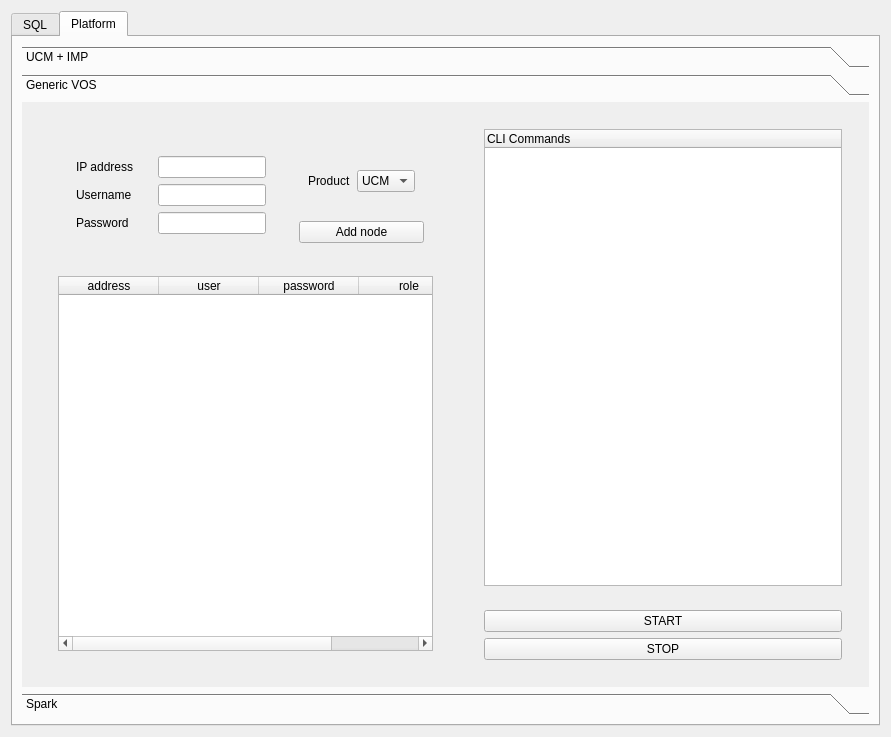
<?xml version="1.0" encoding="UTF-8"?>
<ui version="4.0">
 <class>Gnosis</class>
 <widget class="QDialog" name="Gnosis">
  <property name="geometry">
   <rect>
    <x>0</x>
    <y>0</y>
    <width>891</width>
    <height>737</height>
   </rect>
  </property>
  <property name="windowTitle">
   <string>Gnosis</string>
  </property>
  <property name="inputMethodHints">
   <set>Qt::ImhSensitiveData</set>
  </property>
  <layout class="QHBoxLayout" name="horizontalLayout_9">
   <item>
    <widget class="QTabWidget" name="globalwidget">
     <property name="maximumSize">
      <size>
       <width>16777215</width>
       <height>16777215</height>
      </size>
     </property>
     <property name="toolTip">
      <string/>
     </property>
     <property name="inputMethodHints">
      <set>Qt::ImhSensitiveData</set>
     </property>
     <property name="currentIndex">
      <number>1</number>
     </property>
     <widget class="QWidget" name="tab_SQL">
      <attribute name="title">
       <string>SQL</string>
      </attribute>
      <layout class="QVBoxLayout" name="verticalLayout_4">
       <item>
        <widget class="QPlainTextEdit" name="SQLquery">
         <property name="sizePolicy">
          <sizepolicy hsizetype="Expanding" vsizetype="Expanding">
           <horstretch>0</horstretch>
           <verstretch>0</verstretch>
          </sizepolicy>
         </property>
         <property name="font">
          <font>
           <family>Consolas</family>
           <pointsize>8</pointsize>
          </font>
         </property>
         <property name="plainText">
          <string>select name, description from device where name like 'SEP%'</string>
         </property>
        </widget>
       </item>
       <item>
        <widget class="QPlainTextEdit" name="SQLresponse">
         <property name="sizePolicy">
          <sizepolicy hsizetype="Expanding" vsizetype="Expanding">
           <horstretch>0</horstretch>
           <verstretch>0</verstretch>
          </sizepolicy>
         </property>
         <property name="font">
          <font>
           <family>Courier New</family>
          </font>
         </property>
         <property name="inputMethodHints">
          <set>Qt::ImhMultiLine</set>
         </property>
         <property name="horizontalScrollBarPolicy">
          <enum>Qt::ScrollBarAlwaysOn</enum>
         </property>
         <property name="lineWrapMode">
          <enum>QPlainTextEdit::NoWrap</enum>
         </property>
         <property name="plainText">
          <string/>
         </property>
        </widget>
       </item>
       <item>
        <widget class="QWidget" name="widget_SQL_options" native="true">
         <layout class="QHBoxLayout" name="horizontalLayout_5">
          <item alignment="Qt::AlignBottom">
           <widget class="QWidget" name="widget_exportConfig" native="true">
            <layout class="QHBoxLayout" name="horizontalLayout_4">
             <item>
              <widget class="QPushButton" name="pushButton_exportconfig">
               <property name="text">
                <string>Save</string>
               </property>
              </widget>
             </item>
            </layout>
           </widget>
          </item>
          <item>
           <widget class="QWidget" name="widget_executeSql" native="true">
            <layout class="QVBoxLayout" name="verticalLayout_5">
             <item>
              <widget class="QWidget" name="widget_radio_executeSql" native="true">
               <layout class="QHBoxLayout" name="horizontalLayout_3">
                <item alignment="Qt::AlignHCenter">
                 <widget class="QRadioButton" name="radioButton_pretty">
                  <property name="text">
                   <string>Pretty</string>
                  </property>
                 </widget>
                </item>
                <item alignment="Qt::AlignHCenter">
                 <widget class="QRadioButton" name="radioButton_csv">
                  <property name="text">
                   <string>CSV</string>
                  </property>
                 </widget>
                </item>
               </layout>
              </widget>
             </item>
             <item>
              <widget class="QPushButton" name="pushButton_sql_execute">
               <property name="text">
                <string>Execute Query</string>
               </property>
              </widget>
             </item>
            </layout>
           </widget>
          </item>
          <item alignment="Qt::AlignBottom">
           <widget class="QWidget" name="widget_6" native="true">
            <layout class="QHBoxLayout" name="horizontalLayout_6">
             <item>
              <widget class="QPushButton" name="pushButton_SQL_Exit">
               <property name="text">
                <string>Exit</string>
               </property>
              </widget>
             </item>
            </layout>
           </widget>
          </item>
         </layout>
        </widget>
       </item>
      </layout>
     </widget>
     <widget class="QWidget" name="tab_cli">
      <attribute name="title">
       <string>Platform</string>
      </attribute>
      <layout class="QHBoxLayout" name="horizontalLayout_12">
       <item>
        <widget class="QToolBox" name="toolBox">
         <property name="currentIndex">
          <number>1</number>
         </property>
         <widget class="QWidget" name="page">
          <property name="geometry">
           <rect>
            <x>0</x>
            <y>0</y>
            <width>954</width>
            <height>594</height>
           </rect>
          </property>
          <attribute name="label">
           <string>UCM + IMP</string>
          </attribute>
          <layout class="QHBoxLayout" name="horizontalLayout_30">
           <item>
            <widget class="QWidget" name="widget_30" native="true">
             <property name="maximumSize">
              <size>
               <width>600</width>
               <height>169865</height>
              </size>
             </property>
             <layout class="QVBoxLayout" name="verticalLayout_10">
              <item>
               <widget class="QWidget" name="widget_42" native="true">
                <property name="maximumSize">
                 <size>
                  <width>16777215</width>
                  <height>32</height>
                 </size>
                </property>
                <layout class="QHBoxLayout" name="horizontalLayout_25">
                 <item>
                  <widget class="QLabel" name="UCMPub_Label">
                   <property name="text">
                    <string>PUB IP</string>
                   </property>
                  </widget>
                 </item>
                 <item>
                  <widget class="QLineEdit" name="UCMPub_IP_CLI_line">
                   <property name="minimumSize">
                    <size>
                     <width>0</width>
                     <height>17</height>
                    </size>
                   </property>
                   <property name="maximumSize">
                    <size>
                     <width>125</width>
                     <height>16777215</height>
                    </size>
                   </property>
                  </widget>
                 </item>
                </layout>
               </widget>
              </item>
              <item>
               <widget class="QWidget" name="widget_43" native="true">
                <property name="maximumSize">
                 <size>
                  <width>16777215</width>
                  <height>32</height>
                 </size>
                </property>
                <layout class="QHBoxLayout" name="horizontalLayout_26">
                 <item>
                  <widget class="QLabel" name="UCMPubCLI_username_label">
                   <property name="text">
                    <string>Username</string>
                   </property>
                  </widget>
                 </item>
                 <item>
                  <widget class="QLineEdit" name="UCMPub_Username_CLI_line">
                   <property name="minimumSize">
                    <size>
                     <width>117</width>
                     <height>17</height>
                    </size>
                   </property>
                   <property name="maximumSize">
                    <size>
                     <width>125</width>
                     <height>16777215</height>
                    </size>
                   </property>
                  </widget>
                 </item>
                </layout>
               </widget>
              </item>
              <item>
               <widget class="QWidget" name="widget_44" native="true">
                <property name="maximumSize">
                 <size>
                  <width>16777215</width>
                  <height>32</height>
                 </size>
                </property>
                <layout class="QHBoxLayout" name="horizontalLayout_27">
                 <item>
                  <widget class="QLabel" name="label_22">
                   <property name="text">
                    <string>Password</string>
                   </property>
                  </widget>
                 </item>
                 <item>
                  <widget class="QLineEdit" name="UCMPub_Password_CLI_line">
                   <property name="minimumSize">
                    <size>
                     <width>117</width>
                     <height>17</height>
                    </size>
                   </property>
                   <property name="maximumSize">
                    <size>
                     <width>125</width>
                     <height>16777215</height>
                    </size>
                   </property>
                   <property name="echoMode">
                    <enum>QLineEdit::Password</enum>
                   </property>
                  </widget>
                 </item>
                </layout>
               </widget>
              </item>
              <item>
               <widget class="QWidget" name="widget_45" native="true">
                <property name="minimumSize">
                 <size>
                  <width>0</width>
                  <height>35</height>
                 </size>
                </property>
                <property name="maximumSize">
                 <size>
                  <width>16777215</width>
                  <height>40</height>
                 </size>
                </property>
                <layout class="QHBoxLayout" name="horizontalLayout_13">
                 <item>
                  <widget class="QPushButton" name="pushButton_discover_nodes_UCM">
                   <property name="minimumSize">
                    <size>
                     <width>20</width>
                     <height>20</height>
                    </size>
                   </property>
                   <property name="maximumSize">
                    <size>
                     <width>16777215</width>
                     <height>16777215</height>
                    </size>
                   </property>
                   <property name="text">
                    <string>Discover Cluster</string>
                   </property>
                  </widget>
                 </item>
                </layout>
               </widget>
              </item>
              <item>
               <widget class="QWidget" name="widget_46" native="true">
                <layout class="QVBoxLayout" name="verticalLayout_17">
                 <item>
                  <widget class="QTableWidget" name="tableWidget_ucm_cluster_cli">
                   <property name="alternatingRowColors">
                    <bool>true</bool>
                   </property>
                   <property name="selectionBehavior">
                    <enum>QAbstractItemView::SelectRows</enum>
                   </property>
                   <property name="showGrid">
                    <bool>false</bool>
                   </property>
                   <property name="sortingEnabled">
                    <bool>true</bool>
                   </property>
                   <property name="columnCount">
                    <number>6</number>
                   </property>
                   <attribute name="horizontalHeaderCascadingSectionResizes">
                    <bool>false</bool>
                   </attribute>
                   <attribute name="horizontalHeaderStretchLastSection">
                    <bool>false</bool>
                   </attribute>
                   <column>
                    <property name="text">
                     <string>address</string>
                    </property>
                   </column>
                   <column>
                    <property name="text">
                     <string>role</string>
                    </property>
                   </column>
                   <column>
                    <property name="text">
                     <string>type</string>
                    </property>
                   </column>
                   <column>
                    <property name="text">
                     <string>dbRole</string>
                    </property>
                   </column>
                   <column>
                    <property name="text">
                     <string>hostname</string>
                    </property>
                   </column>
                   <column>
                    <property name="text">
                     <string>status</string>
                    </property>
                   </column>
                  </widget>
                 </item>
                </layout>
               </widget>
              </item>
             </layout>
            </widget>
           </item>
           <item>
            <widget class="QWidget" name="widget_47" native="true">
             <layout class="QVBoxLayout" name="verticalLayout_12">
              <item>
               <widget class="QWidget" name="widget_49" native="true">
                <property name="minimumSize">
                 <size>
                  <width>0</width>
                  <height>0</height>
                 </size>
                </property>
                <layout class="QVBoxLayout" name="verticalLayout_20">
                 <item>
                  <widget class="QTreeWidget" name="treeWidget_ucm_cli">
                   <property name="toolTip">
                    <string/>
                   </property>
                   <property name="statusTip">
                    <string notr="true"/>
                   </property>
                   <column>
                    <property name="text">
                     <string>CLI Commands</string>
                    </property>
                   </column>
                  </widget>
                 </item>
                </layout>
               </widget>
              </item>
              <item>
               <widget class="QWidget" name="widget_50" native="true">
                <property name="minimumSize">
                 <size>
                  <width>0</width>
                  <height>50</height>
                 </size>
                </property>
                <property name="maximumSize">
                 <size>
                  <width>16777215</width>
                  <height>16777215</height>
                 </size>
                </property>
                <layout class="QVBoxLayout" name="verticalLayout_14">
                 <item>
                  <widget class="QPushButton" name="pushButton_execute_cli_ucm">
                   <property name="sizePolicy">
                    <sizepolicy hsizetype="Preferred" vsizetype="Fixed">
                     <horstretch>0</horstretch>
                     <verstretch>0</verstretch>
                    </sizepolicy>
                   </property>
                   <property name="text">
                    <string>START</string>
                   </property>
                  </widget>
                 </item>
                 <item>
                  <widget class="QPushButton" name="pushButton_stop_cli_ucm">
                   <property name="text">
                    <string>STOP</string>
                   </property>
                  </widget>
                 </item>
                </layout>
               </widget>
              </item>
             </layout>
            </widget>
           </item>
          </layout>
         </widget>
         <widget class="QWidget" name="generic_VOS_QWidget">
          <property name="geometry">
           <rect>
            <x>0</x>
            <y>0</y>
            <width>849</width>
            <height>594</height>
           </rect>
          </property>
          <attribute name="label">
           <string>Generic VOS</string>
          </attribute>
          <layout class="QHBoxLayout" name="horizontalLayout">
           <item>
            <widget class="QWidget" name="widget" native="true">
             <layout class="QVBoxLayout" name="verticalLayout_8">
              <item>
               <widget class="QWidget" name="widget_11" native="true">
                <property name="sizePolicy">
                 <sizepolicy hsizetype="Preferred" vsizetype="Preferred">
                  <horstretch>0</horstretch>
                  <verstretch>0</verstretch>
                 </sizepolicy>
                </property>
                <layout class="QVBoxLayout" name="verticalLayout_11">
                 <item>
                  <widget class="QWidget" name="widget_5" native="true">
                   <property name="minimumSize">
                    <size>
                     <width>0</width>
                     <height>82</height>
                    </size>
                   </property>
                   <layout class="QHBoxLayout" name="horizontalLayout_2">
                    <item>
                     <widget class="QWidget" name="widget_7" native="true">
                      <layout class="QHBoxLayout" name="horizontalLayout_8">
                       <item>
                        <widget class="QWidget" name="widget_8" native="true">
                         <layout class="QVBoxLayout" name="verticalLayout_6">
                          <item>
                           <widget class="QLabel" name="label_ip_vos_gen">
                            <property name="text">
                             <string>IP address</string>
                            </property>
                           </widget>
                          </item>
                          <item>
                           <widget class="QLabel" name="label_username_vos_gen">
                            <property name="text">
                             <string>Username</string>
                            </property>
                           </widget>
                          </item>
                          <item>
                           <widget class="QLabel" name="label_password_vos_gen">
                            <property name="text">
                             <string>Password</string>
                            </property>
                           </widget>
                          </item>
                         </layout>
                        </widget>
                       </item>
                       <item>
                        <widget class="QWidget" name="widget_9" native="true">
                         <layout class="QVBoxLayout" name="verticalLayout_7">
                          <item>
                           <widget class="QLineEdit" name="lineEdit_vos_gen_ip_address">
                            <property name="sizePolicy">
                             <sizepolicy hsizetype="Preferred" vsizetype="Fixed">
                              <horstretch>0</horstretch>
                              <verstretch>0</verstretch>
                             </sizepolicy>
                            </property>
                            <property name="minimumSize">
                             <size>
                              <width>0</width>
                              <height>20</height>
                             </size>
                            </property>
                           </widget>
                          </item>
                          <item>
                           <widget class="QLineEdit" name="lineEdit_vos_gen_username">
                            <property name="sizePolicy">
                             <sizepolicy hsizetype="Preferred" vsizetype="Fixed">
                              <horstretch>0</horstretch>
                              <verstretch>0</verstretch>
                             </sizepolicy>
                            </property>
                            <property name="minimumSize">
                             <size>
                              <width>0</width>
                              <height>20</height>
                             </size>
                            </property>
                           </widget>
                          </item>
                          <item>
                           <widget class="QLineEdit" name="lineEdit_vos_gen_password">
                            <property name="sizePolicy">
                             <sizepolicy hsizetype="Preferred" vsizetype="Fixed">
                              <horstretch>0</horstretch>
                              <verstretch>0</verstretch>
                             </sizepolicy>
                            </property>
                            <property name="minimumSize">
                             <size>
                              <width>0</width>
                              <height>20</height>
                             </size>
                            </property>
                            <property name="echoMode">
                             <enum>QLineEdit::Password</enum>
                            </property>
                           </widget>
                          </item>
                         </layout>
                        </widget>
                       </item>
                      </layout>
                     </widget>
                    </item>
                    <item>
                     <widget class="QWidget" name="widget_10" native="true">
                      <layout class="QVBoxLayout" name="verticalLayout_3">
                       <item>
                        <widget class="QWidget" name="widget_12" native="true">
                         <layout class="QHBoxLayout" name="horizontalLayout_7">
                          <item>
                           <widget class="QLabel" name="label_product_vos_gen">
                            <property name="text">
                             <string>Product</string>
                            </property>
                           </widget>
                          </item>
                          <item>
                           <widget class="QComboBox" name="comboBox_product_vos_gen">
                            <item>
                             <property name="text">
                              <string>UCM</string>
                             </property>
                            </item>
                            <item>
                             <property name="text">
                              <string>IMP</string>
                             </property>
                            </item>
                            <item>
                             <property name="text">
                              <string>CUC</string>
                             </property>
                            </item>
                            <item>
                             <property name="text">
                              <string>CER</string>
                             </property>
                            </item>
                           </widget>
                          </item>
                         </layout>
                        </widget>
                       </item>
                       <item>
                        <widget class="QPushButton" name="pushButton_add_node_vos_gen">
                         <property name="text">
                          <string>Add node</string>
                         </property>
                        </widget>
                       </item>
                      </layout>
                     </widget>
                    </item>
                   </layout>
                  </widget>
                 </item>
                 <item>
                  <widget class="QWidget" name="widget_14" native="true">
                   <layout class="QHBoxLayout" name="horizontalLayout_28">
                    <item>
                     <widget class="QTableWidget" name="tableWidget_vos_gen">
                      <property name="sizePolicy">
                       <sizepolicy hsizetype="Minimum" vsizetype="Expanding">
                        <horstretch>0</horstretch>
                        <verstretch>0</verstretch>
                       </sizepolicy>
                      </property>
                      <property name="sizeAdjustPolicy">
                       <enum>QAbstractScrollArea::AdjustIgnored</enum>
                      </property>
                      <property name="alternatingRowColors">
                       <bool>true</bool>
                      </property>
                      <property name="selectionBehavior">
                       <enum>QAbstractItemView::SelectRows</enum>
                      </property>
                      <property name="showGrid">
                       <bool>false</bool>
                      </property>
                      <property name="sortingEnabled">
                       <bool>true</bool>
                      </property>
                      <property name="columnCount">
                       <number>4</number>
                      </property>
                      <attribute name="horizontalHeaderCascadingSectionResizes">
                       <bool>false</bool>
                      </attribute>
                      <attribute name="horizontalHeaderStretchLastSection">
                       <bool>false</bool>
                      </attribute>
                      <column>
                       <property name="text">
                        <string>address</string>
                       </property>
                      </column>
                      <column>
                       <property name="text">
                        <string>user</string>
                       </property>
                      </column>
                      <column>
                       <property name="text">
                        <string>password</string>
                       </property>
                      </column>
                      <column>
                       <property name="text">
                        <string>role</string>
                       </property>
                      </column>
                     </widget>
                    </item>
                   </layout>
                  </widget>
                 </item>
                </layout>
               </widget>
              </item>
             </layout>
            </widget>
           </item>
           <item>
            <widget class="QWidget" name="widget_2" native="true">
             <layout class="QVBoxLayout" name="verticalLayout_2">
              <item>
               <widget class="QWidget" name="widget_3" native="true">
                <property name="sizePolicy">
                 <sizepolicy hsizetype="Preferred" vsizetype="Preferred">
                  <horstretch>0</horstretch>
                  <verstretch>0</verstretch>
                 </sizepolicy>
                </property>
                <layout class="QVBoxLayout" name="verticalLayout_9">
                 <item>
                  <widget class="QTreeWidget" name="treeWidget_vos_gen_cli">
                   <property name="sizePolicy">
                    <sizepolicy hsizetype="Preferred" vsizetype="Expanding">
                     <horstretch>0</horstretch>
                     <verstretch>0</verstretch>
                    </sizepolicy>
                   </property>
                   <property name="toolTip">
                    <string/>
                   </property>
                   <property name="statusTip">
                    <string notr="true"/>
                   </property>
                   <column>
                    <property name="text">
                     <string>CLI Commands</string>
                    </property>
                   </column>
                  </widget>
                 </item>
                </layout>
               </widget>
              </item>
              <item>
               <widget class="QWidget" name="widget_4" native="true">
                <property name="sizePolicy">
                 <sizepolicy hsizetype="Minimum" vsizetype="Minimum">
                  <horstretch>0</horstretch>
                  <verstretch>0</verstretch>
                 </sizepolicy>
                </property>
                <layout class="QVBoxLayout" name="verticalLayout">
                 <item>
                  <widget class="QPushButton" name="pushButton_execute_vos_gen">
                   <property name="sizePolicy">
                    <sizepolicy hsizetype="Preferred" vsizetype="Fixed">
                     <horstretch>0</horstretch>
                     <verstretch>0</verstretch>
                    </sizepolicy>
                   </property>
                   <property name="text">
                    <string>START</string>
                   </property>
                  </widget>
                 </item>
                 <item>
                  <widget class="QPushButton" name="pushButton_stop_vos_gen">
                   <property name="text">
                    <string>STOP</string>
                   </property>
                  </widget>
                 </item>
                </layout>
               </widget>
              </item>
             </layout>
            </widget>
           </item>
          </layout>
         </widget>
         <widget class="QWidget" name="page_2">
          <property name="geometry">
           <rect>
            <x>0</x>
            <y>0</y>
            <width>98</width>
            <height>28</height>
           </rect>
          </property>
          <attribute name="label">
           <string>Spark</string>
          </attribute>
         </widget>
        </widget>
       </item>
      </layout>
     </widget>
    </widget>
   </item>
  </layout>
 </widget>
 <resources>
  <include location="Z:/PycharmProjects/Gnosis/spark_logo.qrc"/>
 </resources>
 <connections/>
</ui>
